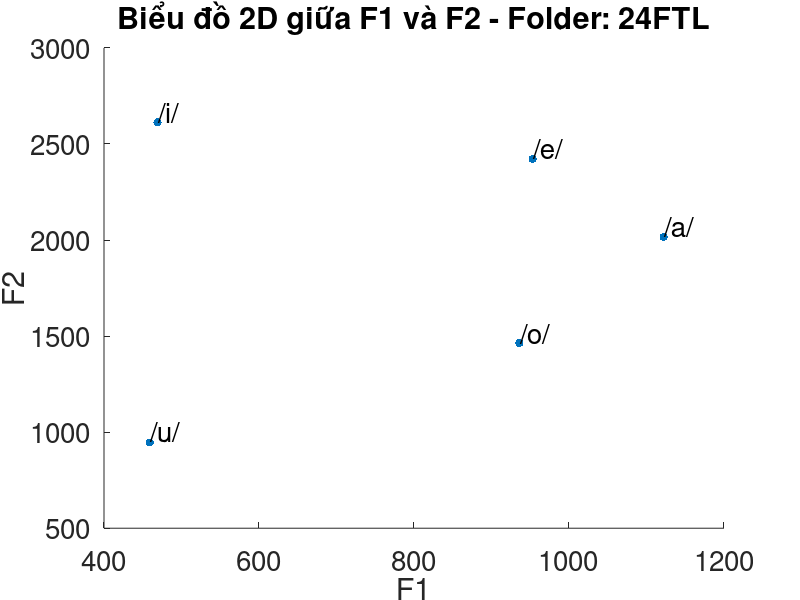
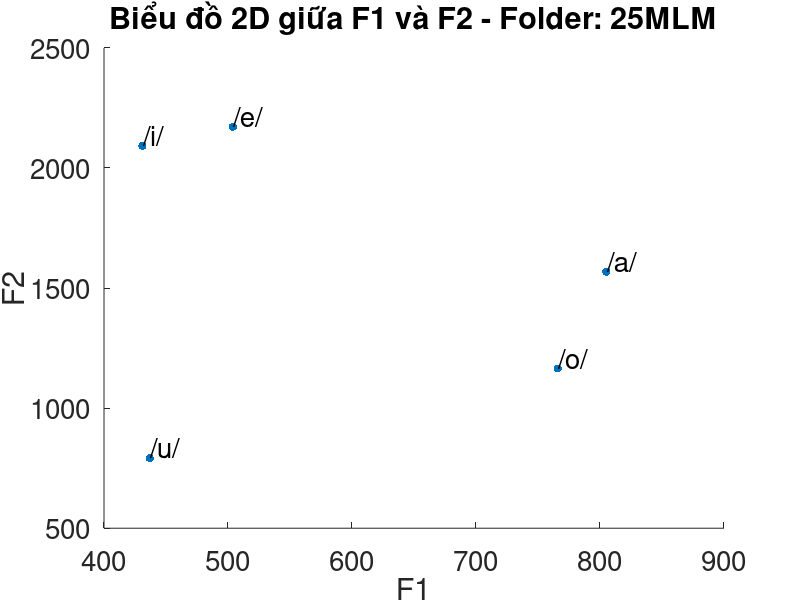
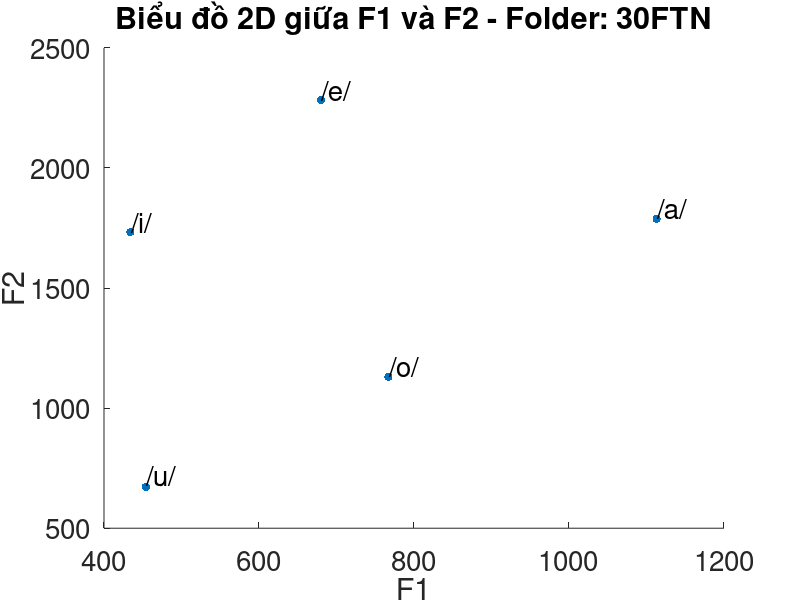
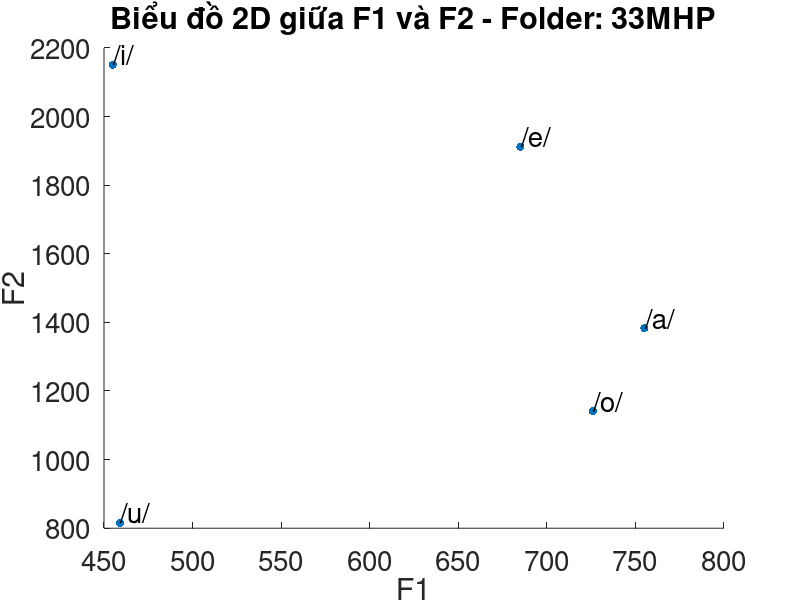

These figures' MATLAB source, in order:
vowels = {'/a/', '/e/', '/i/', '/o/', '/u/'};

% Dữ liệu formants cho mỗi folder
formants24 = [
    1122, 2016;
    953, 2422;
    469, 2612;
    936, 1464;
    459, 946
];

formants25 = [
    805, 1568;
    504, 2172;
    431, 2092;
    766, 1165;
    437, 791
];

formants30 = [
    1113, 1788;
    680, 2283;
    434, 1733;
    767, 1130;
    454, 672
];

formants33 = [
    755, 1383;
    685, 1912;
    455, 2151;
    726, 1141;
    459, 815
];

folders = {'24FTL', '25MLM', '30FTN', '33MHP'};
formantsData = {formants24, formants25, formants30, formants33};

left = 300;
bottom = 150;
width = 800;
height = 600;

for folderIndex = 1:length(folders)
    figure('Position',[left bottom width height]);
    formants = formantsData{folderIndex};
    
    hAxes = axes;
    scatter(formants(:, 1), formants(:, 2), 'filled');
        
    xlabel('F1', 'FontSize', 20);
    ylabel('F2', 'FontSize', 20);
    
    text(formants(:, 1), formants(:, 2), vowels, 'VerticalAlignment', 'bottom', 'HorizontalAlignment', 'left', 'FontSize', 20);
    
    set(hAxes, 'FontSize', 20); % Đặt kích thước chữ của trục x, y và các số chia trục

    title(['Biểu đồ 2D giữa F1 và F2 - Folder: ' folders{folderIndex}]);
end
